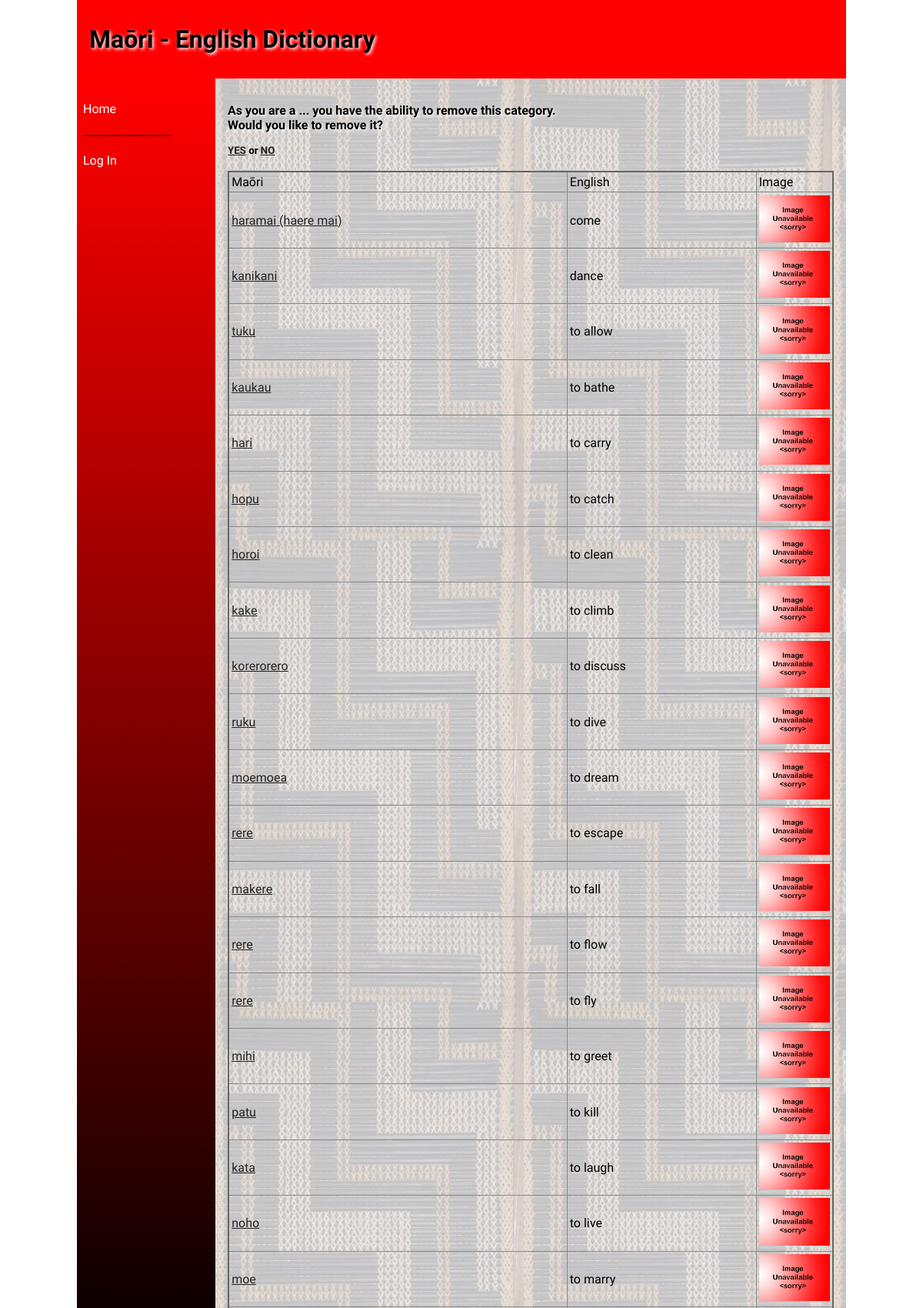
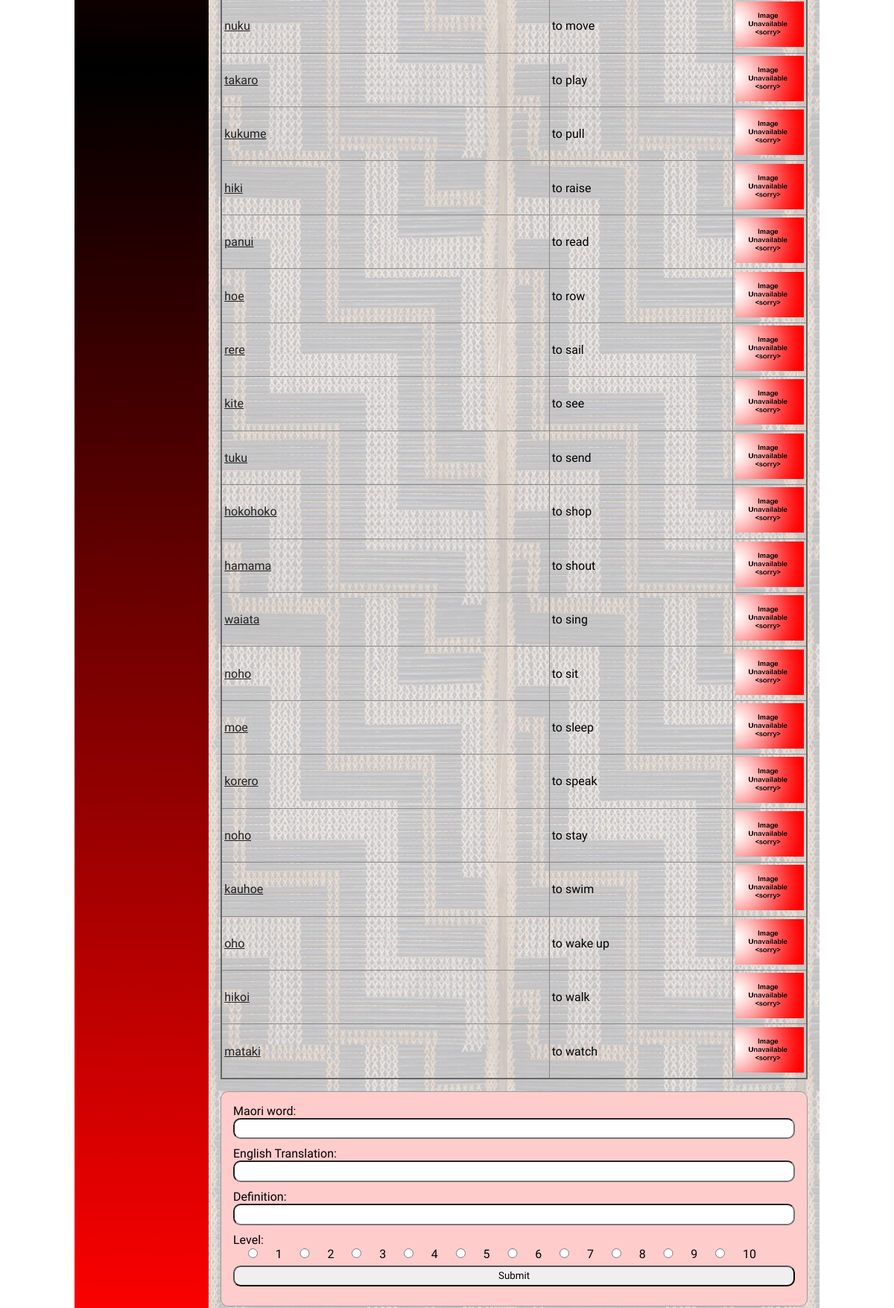
Page /category/1 (upper part) on the committed database (2 pictures, top to bottom).
### tables this page shows
CREATE TABLE "dictionary"
(
	id integer
		constraint dictionary_pk
			primary key autoincrement,
	maori varchar(60),
	english varchar(60),
	category_id integer
		references categories,
	definition varchar(900),
	level integer,
	image varchar(60),
	time datetime,
	user_id interger
);

### app.py (the view, shortened to what this page needs)
@app.route("/category/<category_id>", methods=['POST', 'GET'])
def category(category_id):
    con = create_connection(DATA_BASE)
    query = "SELECT id, maori, english, image FROM dictionary WHERE category_id=?;"
    cur = con.cursor()
    cur.execute(query, (category_id,))
    cat = cur.fetchall()
    con.close()
    return render_template("categories.html", logged_in=is_logged_in(), category_ids=int(category_id), cat=cat,
                           categories=categories())

### app.py (called while the page is built)
def create_connection(db_file):
    try:
        connection = sqlite3.connect(db_file)
        connection.execute('pragma foreign_keys=ON')
        return connection
    except Error as e:
        print(e)
    return None

def is_logged_in():
    if session.get("email") is None:
        print("Not Logged In")
        return False
    else:
        print("Logged In")
        return True

def categories():
    con = create_connection(DATA_BASE)
    query = "SELECT id,categories FROM categories"
    cur = con.cursor()
    cur.execute(query, )
    category_ids = cur.fetchall()
    con.close()
    return category_ids

### templates/categories.html (shortened to what this page needs)
{% extends 'base.html' %}
{% block heading %}Maōri - English Dictionary{% endblock %}
{% block main %}
<h4>As you are a ... you have the ability to remove this category. <br> Would you like to remove it? <br></h4>
<h5><a href="/category/delete_yes">YES</a> or <a href="/category/delete_no">NO</a></h5>
<br>
<table class="word-table">
    <thead>
    <tr>
        <td>Maōri</td>
        <td>English</td>
        <td>Image</td>
    </tr>
    </thead>
    <tbody>
    {% for words in cat %}
    <tr>
        <td><a href="/word/{{ words[0] }}">{{ words[1] }}</a></td>
        <td>{{ words[2] }}</td>
        <td width="100"><img src="/static/images/{{ words[3] }}"></td>
    </tr>
    </tbody>
    {% endfor %}
</table>
    <form class="dataForm" method="post" target="category/{{category_id}}">
    <div class="form-group">
        <div class="form-label">Maori word:</div>
        <div class="form-element"><input type="text" name="maori" id="maori" required></div>
    </div>
    <div class="form-group">
        <div class="form-label">English Translation:</div>
        <div class="form-element"><input type="text" name="english" id="english" required></div>
    </div>
    <div class="form-group">
        <div class="form-label">Definition:</div>
        <div class="form-element"><input type="text" name="definition" id="definition" required></div>
    </div>
    <div class="form-group">
        <div class="form-label">Level:</div>
        {% for i in range(10) %}
            <input type="radio" id="{{ i + 1 }}" name="level" value="{{ i + 1 }}" required>
            <label for="{{ i + 1 }}">{{ i + 1 }}</label>
        {% endfor %}
    </div>
    <div class="form-group">
        <div class="form-element"><input type="submit" value="Submit"></div>
    </div>
    </form>
{% endblock %}

### static/css/style.css (style rules this page uses)
* { font-family: Comfortaa, sans-serif; margin: 0; padding: 0; box-sizing: border-box; }
h1, h2, h3, h4 { padding: 1rem 0; font-family: 'Suez One', serif; color: #000000; text-shadow: 2px 2px 4px #fff; }
a { color: #222; }
img { width: 100%; }
.dataForm { margin: 1rem 0; border: 1px solid #999; padding: 1rem; background-color: #fcc; border-radius: 10px; }
.dataForm input, textarea { width: 100%; border-radius: 10px; padding: 0.3rem; margin-bottom: 10px; }
table { width: 100%; border: 2px solid #666; border-collapse: collapse; }
th, td { border: 1px solid #888; padding: 0.2rem; text-align: left; }
@media only screen and (min-width: 768px) { .dataForm input[type='radio'] { width: 7%; } }

### rows in the picture
dictionary: maori "haramai (haere mai)", english "come", image (placeholder picture)
dictionary: maori "kanikani", english "dance", image (placeholder picture)
dictionary: maori "tuku", english "to allow", image (placeholder picture)
dictionary: maori "kaukau", english "to bathe", image (placeholder picture)
dictionary: maori "hari", english "to carry", image (placeholder picture)
dictionary: maori "hopu", english "to catch", image (placeholder picture)
dictionary: maori "horoi", english "to clean", image (placeholder picture)
dictionary: maori "kake", english "to climb", image (placeholder picture)
dictionary: maori "korerorero", english "to discuss", image (placeholder picture)
dictionary: maori "ruku", english "to dive", image (placeholder picture)
dictionary: maori "moemoea", english "to dream", image (placeholder picture)
dictionary: maori "rere", english "to escape", image (placeholder picture)
dictionary: maori "makere", english "to fall", image (placeholder picture)
dictionary: maori "rere", english "to flow", image (placeholder picture)
dictionary: maori "rere", english "to fly", image (placeholder picture)
dictionary: maori "mihi", english "to greet", image (placeholder picture)
dictionary: maori "patu", english "to kill", image (placeholder picture)
dictionary: maori "kata", english "to laugh", image (placeholder picture)
dictionary: maori "noho", english "to live", image (placeholder picture)
dictionary: maori "moe", english "to marry", image (placeholder picture)
dictionary: maori "nuku", english "to move", image (placeholder picture)
dictionary: maori "takaro", english "to play", image (placeholder picture)
dictionary: maori "kukume", english "to pull", image (placeholder picture)
dictionary: maori "hiki", english "to raise", image (placeholder picture)
dictionary: maori "panui", english "to read", image (placeholder picture)
dictionary: maori "hoe", english "to row", image (placeholder picture)
dictionary: maori "rere", english "to sail", image (placeholder picture)
dictionary: maori "kite", english "to see", image (placeholder picture)
dictionary: maori "tuku", english "to send", image (placeholder picture)
dictionary: maori "hokohoko", english "to shop", image (placeholder picture)
dictionary: maori "hamama", english "to shout", image (placeholder picture)
dictionary: maori "waiata", english "to sing", image (placeholder picture)
dictionary: maori "noho", english "to sit", image (placeholder picture)
dictionary: maori "moe", english "to sleep", image (placeholder picture)
dictionary: maori "korero", english "to speak", image (placeholder picture)
dictionary: maori "noho", english "to stay", image (placeholder picture)
dictionary: maori "kauhoe", english "to swim", image (placeholder picture)
dictionary: maori "oho", english "to wake up", image (placeholder picture)
dictionary: maori "hikoi", english "to walk", image (placeholder picture)
dictionary: maori "mataki", english "to watch", image (placeholder picture)

### other values in the picture
{{ i + 1 }} "1" "2" "3" "4" "5" "6" "7" "8" "9" "10"
